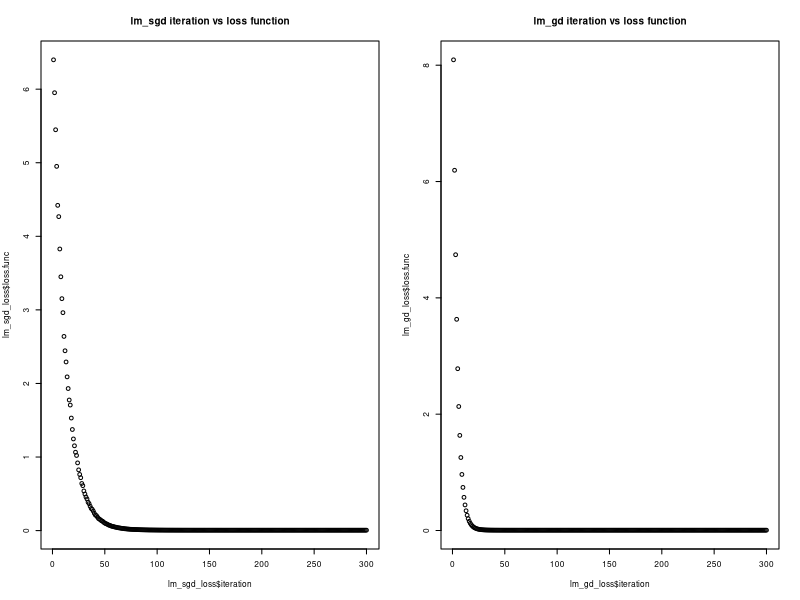
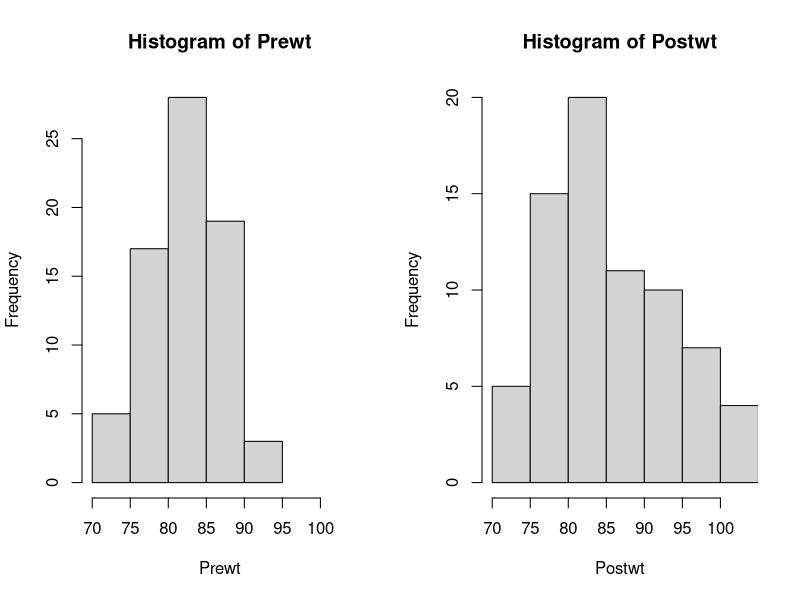

The R source for these figures, in order:
## ---- chunk 1
### Setting up the packages, options we'll need:
library(knitr)
knitr::opts_chunk$set(echo = TRUE)
## ---- chunk 2
### -----------------------------------------------------------
### Q1.1 (entire code)
lm_sgd = function(x,y, learn_rate = 0.05, niter = 1000, beta_init = NULL, batch = NULL, verbose = F)
{
  p = ncol(x)
  n = nrow(x)
  if(nrow(x) != length(y)) stop("Check x,y dimensions")
  if(nrow(x)<batch) stop("Batch number exceeds number of observations")
  if(verbose && (ncol(x)>2)) warning("p > 2 -- Plotting only dimension 2")
  
  if(is.null(beta_init)) beta_init = runif(p)
  if(is.null(batch)) batch = 2
  x1_grid = seq(min(x[,2]),max(x[,2]),length.out = 100)
  
  beta_gd = beta_init
  
  for (it in 1:niter)
  {
    split.group <- sample(1:batch,size=n,replace=TRUE,prob=rep(1/batch,batch))
    
    for (mini_batch in 1:batch){
      loss.func <- 1/n*sum((y-x%*%beta_gd)^2)
      loss.func.deri <- -2/n*(y-x%*%beta_gd)
      
      loss.func.deri.inbatch <- loss.func.deri[which(split.group %in% mini_batch)]
      x.inbatch <- x[which(split.group %in% mini_batch),]
      y.inbatch <- y[which(split.group %in% mini_batch)]
      
      
      beta_gd = beta_gd - learn_rate*t(x.inbatch)%*%loss.func.deri.inbatch
      # MSE_new = mean((y.inbatch - x.inbatch%*%beta_gd)^2)
      # print(MSE_new)
      
      if(verbose)
      {
        y_grid_hat = cbind(rep(1,100),x1_grid)%*%beta_gd
        plot(x[,2],y)
        lines(x1_grid,y_grid_hat)
        Sys.sleep(.3)
      }
    }
  }
  
  beta_gd
  
}

# Test
n = 30
p = 1

beta = rep(2,p+1)

x = cbind(rep(1,n), matrix(rnorm(n*p),n,p))
epsilon = rnorm(n,0,0.1)

y = x%*%beta + epsilon

beta_optim = lm_sgd(x,y,learn_rate = 0.05,niter=200,batch=3,verbose = F)
## ---- chunk 3
### -----------------------------------------------------------
### Q1.2
lm_sgd_scatter = function(x,y, learn_rate = 0.05, niter = 1000, beta_init = NULL, batch = 2, verbose = F)
{
  p = ncol(x)
  n = nrow(x)
  if(nrow(x) != length(y)) stop("Check x,y dimensions")
  if(nrow(x)<batch) stop("Batch number exceeds number of observations")
  if(verbose && (ncol(x)>2)) warning("p > 2 -- Plotting only dimension 2")
  
  if(is.null(beta_init)) beta_init = runif(p)
  x1_grid = seq(min(x[,2]),max(x[,2]),length.out = 100)
  
  beta_gd = beta_init
  lm_sgd_loss = data.frame()
  
  for (it in 1:niter)
  {
    split.group <- sample(1:batch,size=n,replace=TRUE,prob=rep(1/batch,batch))
    
    for (mini_batch in 1:batch){
      loss.func <- 1/n*sum((y-x%*%beta_gd)^2)
      lm_sgd_loss = rbind(lm_sgd_loss, 
                          data.frame(loss.func, iteration=((it-1)*batch+mini_batch)))
      
      loss.func.deri <- -2/n*(y-x%*%beta_gd)
      
      loss.func.deri.inbatch <- loss.func.deri[which(split.group %in% mini_batch)]
      x.inbatch <- x[which(split.group %in% mini_batch),]
      y.inbatch <- y[which(split.group %in% mini_batch)]
      
      
      beta_gd = beta_gd - learn_rate*t(x.inbatch)%*%loss.func.deri.inbatch
      # MSE_new = mean((y.inbatch - x.inbatch%*%beta_gd)^2)
      # print(MSE_new)
      
      if(verbose)
      {
        y_grid_hat = cbind(rep(1,100),x1_grid)%*%beta_gd
        plot(x[,2],y)
        lines(x1_grid,y_grid_hat)
        Sys.sleep(.3)
      }
    }
  }
  
  lm_sgd_loss
  
}

lm_gd_scatter = function(x,y, learn_rate = 0.05, niter = 1000, beta_init = NULL, verbose = F)
{
  p = ncol(x)
  n = nrow(x)
  if(nrow(x) != length(y)) stop("Check x,y dimensions")
  if(verbose && (ncol(x)>2)) warning("p > 2 -- Plotting only dimension 2")
  
  if(is.null(beta_init)) beta_init = runif(p)
  x1_grid = seq(min(x[,2]),max(x[,2]),length.out = 100)
  
  beta_gd = beta_init
  lm_gd_loss = data.frame()
  
  for (it in 1:niter)
  {
    loss.func <- 1/n*sum((y-x%*%beta_gd)^2)
    lm_gd_loss <- rbind(lm_gd_loss, data.frame(loss.func, iteration=it))
    
    beta_gd = beta_gd - learn_rate*(-2/n)*t(x)%*%(y-x%*%beta_gd)
    # MSE_new = mean((y - x%*%beta_gd)^2)
    # print(MSE_new)
    
    if(verbose)
    {
      y_grid_hat = cbind(rep(1,100),x1_grid)%*%beta_gd
      plot(x[,2],y)
      lines(x1_grid,y_grid_hat)
      Sys.sleep(.3)
    }
  }
  
  lm_gd_loss
  
}

n = 30
p = 1

beta = rep(2,p+1)

x = cbind(rep(1,n), matrix(rnorm(n*p),n,p))
epsilon = rnorm(n,0,0.1)

y = x%*%beta + epsilon

beta_init_sgd <- runif(2)
beta_init_gd <- runif(2)

lm_sgd_loss = lm_sgd_scatter(x,y,learn_rate = 0.05,
                             niter=100,batch=3,verbose = F)
lm_gd_loss = lm_gd_scatter(x,y,learn_rate = 0.05,niter=300,verbose = F)

par(mfrow=c(1,2), cex=0.5)
plot(lm_sgd_loss$iteration, lm_sgd_loss$loss.func, main = "lm_sgd iteration vs loss function")
plot(lm_gd_loss$iteration, lm_gd_loss$loss.func, main = "lm_gd iteration vs loss function")
## ---- chunk 4
### -----------------------------------------------------------
### Q1.3
library(purrr)

n = 30
p = 1

beta = rep(2,p+1)

x = cbind(rep(1,n), matrix(rnorm(n*p),n,p))
epsilon = rnorm(n,0,0.1)

y = x%*%beta + epsilon

beta_init <- map(1:20, function(x) runif(p+1))
beta_sgd <- map(beta_init, 
      function(betainit) lm_sgd(x,y,learn_rate=0.05,niter=50,beta_init=betainit,batch=3,verbose = F))

est_error <- map(beta_sgd, function(x) sum((x - beta)^2))
est_error
## ---- chunk 5
### -----------------------------------------------------------
### Q2.1
library(MASS)
data(anorexia)

par(mfrow=c(1,2))
xrange <- with(anorexia, range(c(Prewt,Postwt)))
with(anorexia, hist(Prewt, xlim=xrange))
with(anorexia, hist(Postwt, xlim=xrange))
## ---- chunk 6
### -----------------------------------------------------------
### Q2.2
anorexia3 <- within(anorexia, c(Prewt <- round(Prewt),Postwt <- round(Postwt),
                                gain.over.10 <- ifelse(((Postwt-Prewt)/Prewt)>0.1,1,0),
                                lose.over.10 <- ifelse(((Postwt-Prewt)/Prewt)<(-0.1),1,0)))
head(anorexia3)
